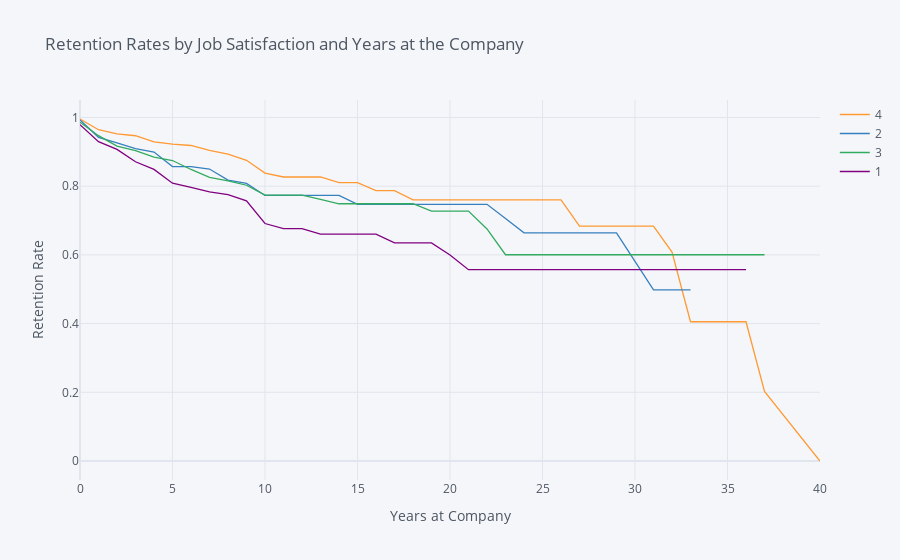

Notebook cell for this chart:
### Markdown cell above
## 6. Let's find out how job satisfaction affects retention rates. Generate and plot survival curves for each level of job satisfaction by number of years at the company.

### Code cell
ex6b =  survival(data, 'JobSatisfaction', 'YearsAtCompany', 'Attrition')
ex6b.iplot(kind='line', xTitle='Years at Company', yTitle='Retention Rate',
            title='Retention Rates by Job Satisfaction and Years at the Company')

### Figure 1 — Plotly figure (JSON) as saved in the notebook; plotly's stock layout.template omitted (floating-point values rounded to 4 significant figures)
{"data": [{"line": {"color": "rgba(255, 153, 51, 1.0)", "dash": "solid", "shape": "linear", "width": 1.3}, "mode": "lines", "name": "4", "text": "", "type": "scatter", "x": [0, 1, 2, 3, 4, 5, 6, 7, 8, 9, 10, 11, 12, 13, 14, 15, 16, 17, 18, 19, 20, 21, 22, 23, 24, 25, 26, 27, 29, 30, 31, 32, 33, 34, 36, 37, 40], "y": [0.9956, 0.9645, 0.9523, 0.9469, 0.929, 0.9226, 0.9185, 0.9043, 0.8933, 0.8754, 0.838, 0.8268, 0.8268, 0.8268, 0.8103, 0.8103, 0.7872, 0.7872, 0.76, 0.76, 0.76, 0.76, 0.76, 0.76, 0.76, 0.76, 0.76, 0.684, 0.684, 0.684, 0.684, 0.608, 0.4053, 0.4053, 0.4053, 0.2027, 0]}, {"line": {"color": "rgba(55, 128, 191, 1.0)", "dash": "solid", "shape": "linear", "width": 1.3}, "mode": "lines", "name": "2", "text": "", "type": "scatter", "x": [0, 1, 2, 3, 4, 5, 6, 7, 8, 9, 10, 11, 12, 13, 14, 15, 16, 17, 18, 19, 20, 21, 22, 23, 24, 25, 26, 27, 29, 30, 31, 32, 33, 34, 36, 37, 40], "y": [0.9929, 0.9423, 0.9263, 0.9091, 0.8996, 0.8573, 0.8573, 0.85, 0.8179, 0.8083, 0.7731, 0.7731, 0.7731, 0.7731, 0.7731, 0.7474, 0.7474, 0.7474, 0.7474, 0.7474, 0.7474, 0.7474, 0.7474, 0.7059, 0.6643, 0.6643, 0.6643, 0.6643, 0.6643, 0.5813, 0.4983, 0.4983, 0.4983, "", "", "", ""]}, {"line": {"color": "rgba(50, 171, 96, 1.0)", "dash": "solid", "shape": "linear", "width": 1.3}, "mode": "lines", "name": "3", "text": "", "type": "scatter", "x": [0, 1, 2, 3, 4, 5, 6, 7, 8, 9, 10, 11, 12, 13, 14, 15, 16, 17, 18, 19, 20, 21, 22, 23, 24, 25, 26, 27, 29, 30, 31, 32, 33, 34, 36, 37, 40], "y": [0.9864, 0.9471, 0.917, 0.9033, 0.8849, 0.8748, 0.8487, 0.8259, 0.8157, 0.8028, 0.7739, 0.7739, 0.7739, 0.7618, 0.7489, 0.7489, 0.7489, 0.7489, 0.7489, 0.7275, 0.7275, 0.7275, 0.6755, 0.6005, 0.6005, 0.6005, 0.6005, 0.6005, 0.6005, 0.6005, 0.6005, 0.6005, 0.6005, 0.6005, 0.6005, 0.6005, ""]}, {"line": {"color": "rgba(128, 0, 128, 1.0)", "dash": "solid", "shape": "linear", "width": 1.3}, "mode": "lines", "name": "1", "text": "", "type": "scatter", "x": [0, 1, 2, 3, 4, 5, 6, 7, 8, 9, 10, 11, 12, 13, 14, 15, 16, 17, 18, 19, 20, 21, 22, 23, 24, 25, 26, 27, 29, 30, 31, 32, 33, 34, 36, 37, 40], "y": [0.9792, 0.9297, 0.9071, 0.8711, 0.8489, 0.8087, 0.7965, 0.7833, 0.7752, 0.7572, 0.6913, 0.6766, 0.6766, 0.6605, 0.6605, 0.6605, 0.6605, 0.6351, 0.6351, 0.6351, 0.5998, 0.557, 0.557, 0.557, 0.557, 0.557, 0.557, 0.557, 0.557, 0.557, 0.557, 0.557, 0.557, 0.557, 0.557, "", ""]}], "layout": {"autosize": true, "legend": {"bgcolor": "#F5F6F9", "font": {"color": "#4D5663"}}, "paper_bgcolor": "#F5F6F9", "plot_bgcolor": "#F5F6F9", "title": {"font": {"color": "#4D5663"}, "text": "Retention Rates by Job Satisfaction and Years at the Company"}, "xaxis": {"autorange": true, "gridcolor": "#E1E5ED", "range": [0, 40], "showgrid": true, "tickfont": {"color": "#4D5663"}, "title": {"font": {"color": "#4D5663"}, "text": "Years at Company"}, "type": "linear", "zerolinecolor": "#E1E5ED"}, "yaxis": {"autorange": true, "gridcolor": "#E1E5ED", "range": [-0.05531, 1.051], "showgrid": true, "tickfont": {"color": "#4D5663"}, "title": {"font": {"color": "#4D5663"}, "text": "Retention Rate"}, "type": "linear", "zerolinecolor": "#E1E5ED"}}}
